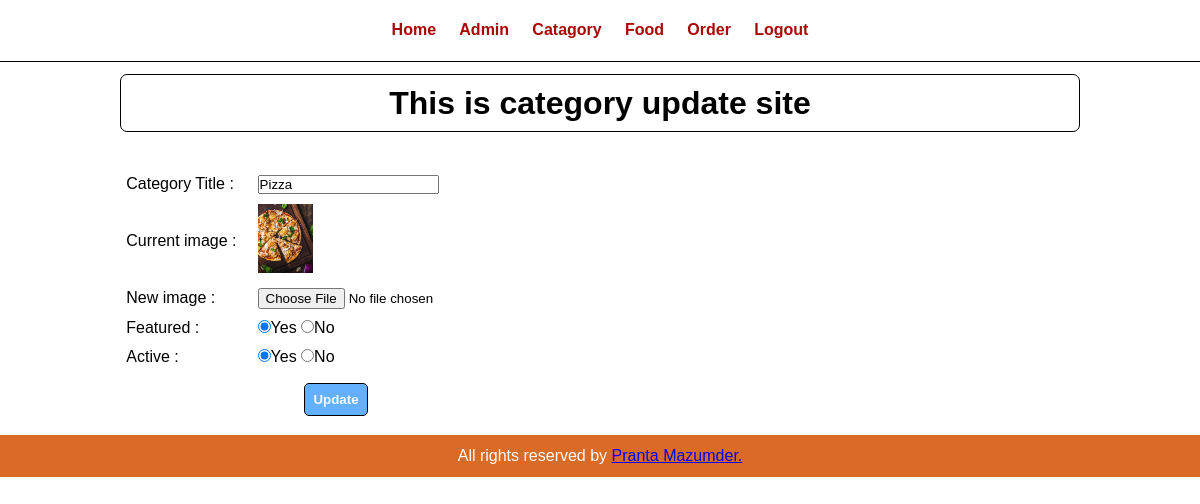
Page /admin/update-category.php?id=23&image_name=food_category_30871.jpg (signed in) on the committed database.
### tables this page shows
CREATE TABLE `tbl_catagory` (
  `id` int(10) UNSIGNED NOT NULL,
  `title` varchar(101) NOT NULL,
  `image_name` varchar(255) NOT NULL,
  `featured` varchar(11) NOT NULL,
  `active` varchar(11) NOT NULL
);

### admin/update-category.php (the view, shortened to what this page needs)
<?php
include('partials/menu.php')
?>
<?php
        if(isset($_GET['id']))
        {
                    $id =  mysqli_real_escape_string($conn ,  $_GET['id']);
                $sql = "SELECT * FROM tbl_catagory WHERE id = '$id'";
                $res = mysqli_query($conn , $sql ) or die(mysqli_error());
                $count = mysqli_num_rows($res);
                if($count==1)
                {
                    $row = mysqli_fetch_assoc($res);
                    $title = $row['title'];
                    $current_image = $row['image_name'];
                    $featured = $row['featured'];
                    $active = $row['active'];
                }else{
                    $_SESSION['update-category-u'] = "<div class = 'error' >Fail to upate the category. </div>";
                    header("location:".SITEURL.'admin/manage-catagory.php');
                }
        }else{
            $_SESSION['update-category-e'] = "<div class = 'error' > Invalid arrgument passing. </div>";
            header("location:".SITEURL.'admin/manage-catagory.php');
        }
?>
<div class="wrapper">
    <h1 class="text-center heading">This is category update site</h1>
    <br><br>
    <form action="" method="POST" enctype="multipart/form-data">
        <table class="tbl-form-category">
            <tr>
                <td>Category Title :</td>
                <td><input type="text" name="title" value="<?php echo $title ?>"></td>
            </tr>
            <tr>
                <td>
                    Current image :
                </td>
                <td>
                        <?php
                                if($current_image != "")
                                {
                        ?>
                    <img src="<?php echo SITEURL;?>images/category/<?php echo $current_image;?>" width="55px" alt="">
                        <?php
                                }
                                else
                                {
                        ?>
                    <div class="error-message">Image not found</div>
                        <?php
                                }
                        ?>
                </td>
            </tr>
            <tr>
                <td>
                    New image :
                </td>
                <td>
                    <input type="file" name="image">
                </td>
            </tr>
            <tr>
                <td>Featured :</td>
                <td>
                    <input <?php if($featured == "yes"){  echo"checked";} ?> type="radio" name="featured"
                        value="yes">Yes
                    <input <?php if($featured == "no"){  echo"checked";} ?> type="radio" name="featured" value="no">No
                </td>
            </tr>
            <tr>
                <td>Active :</td>
                <td>
                    <input <?php if($active == "yes"){  echo"checked";} ?> type="radio" name="active" value="yes">Yes
                    <input <?php if($active == "no"){  echo"checked";} ?> type="radio" name="active" value="no">No
                </td>
            </tr>
            <tr>
                <td colspan="2" class="text-center"><input type="submit" name="submit" value="Update"
                        class="btn-primary"></td>
            </tr>
        </table>
    </form>
</div>
<?php
include('partials/footer.php')
?>

### css/admin.css (style rules this page uses)
* { margin: 0; padding: 0; font-family: Arial, Helvetica, sans-serif; }
.heading { border: 1px solid black; border-radius: 7px; padding: 1%; }
.wrapper { border: 0px solid black; padding: 1%; width: 80%; margin: 0 auto; }
.text-center { text-align: center; }
.tbl-form-category { width: 45%; }
table tr td { padding: 1%; }
.btn-primary { background-color: #62b0ff; text-decoration: none; color: rgb(246, 248, 251); border-radius: 5px; border: 1px solid black; padding: 2%; font-weight: bold; }

### rows in the picture
tbl_catagory: title "Pizza", image_name (picture), featured "☑", active "☑"
